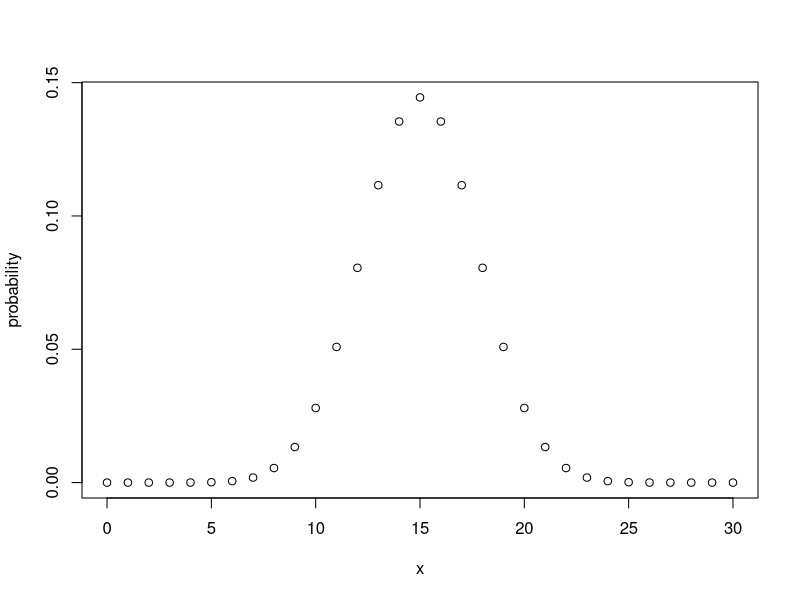
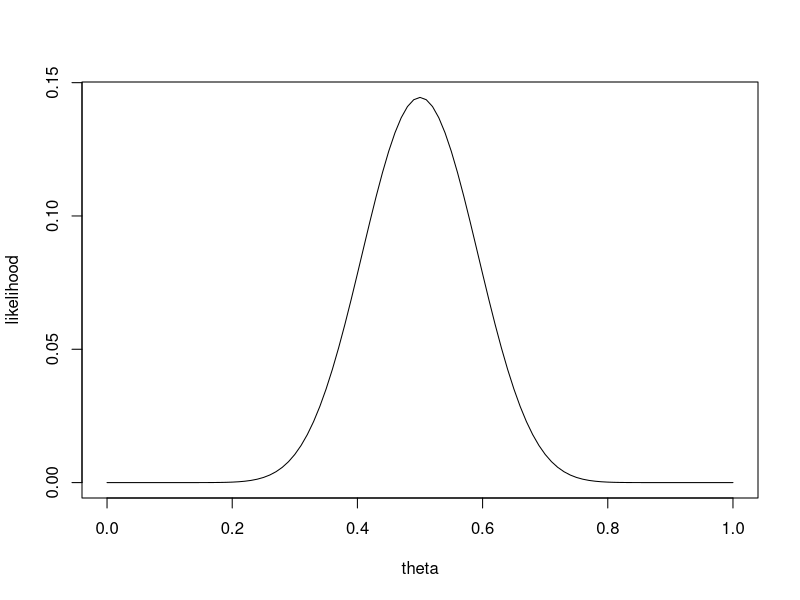
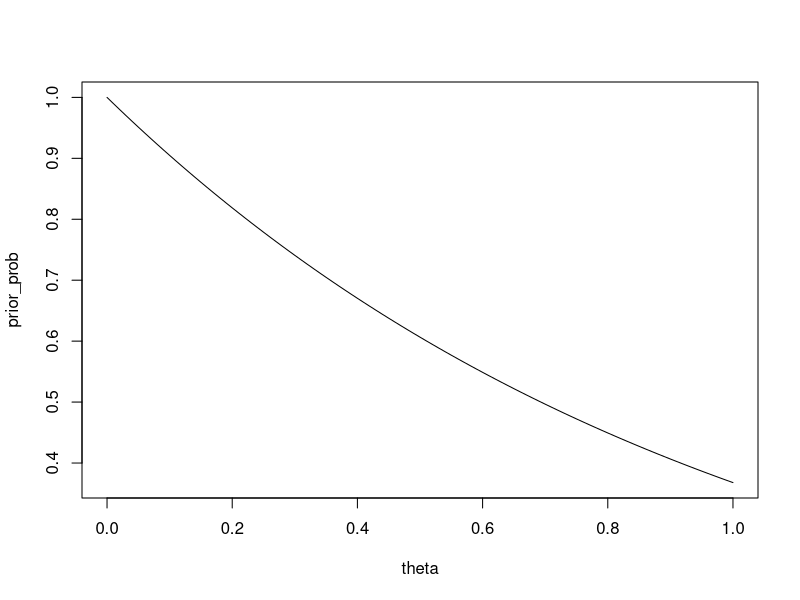
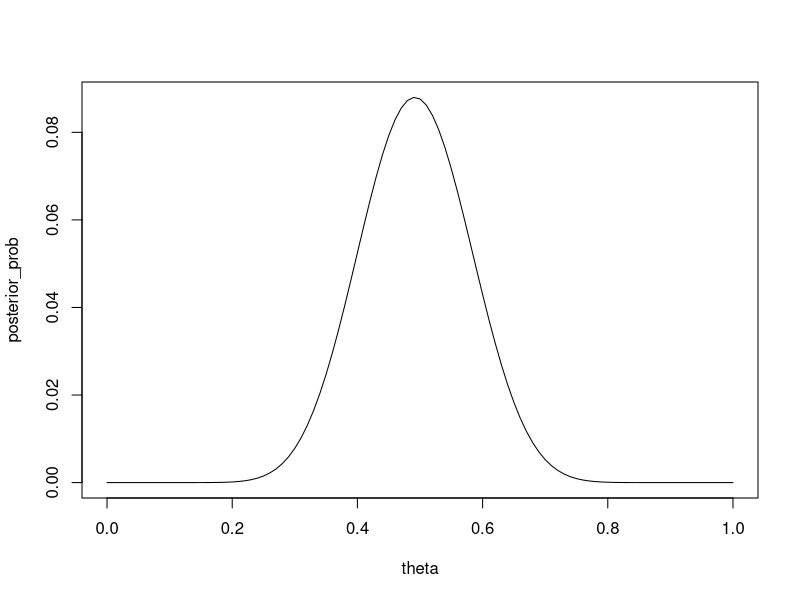

Write R code to recreate these figures, in order.
library(dplyr)
library(ggplot2)

binom = function(theta, N){
  return(function(x) {
    p = choose(N, x)*(theta^x)*(1-theta)^(N-x)
    return(p)
  })
}

p = c()
for (xn in 0:30) {
  p = c(p, binom(0.5, 30)(xn))
}
binom(0.5, 30)(10)
plot(0:30, p, xlab="x", ylab="probability")

likelihood = function(x, N){
  return(function(theta) {
    L = choose(N, x)*(theta^x)*(1-theta)^(N-x)
    return(L)
  })
}

likelihood(1,3)(2)
plot(likelihood(15,30), 0, 1, xlab="theta", ylab="likelihood")

prior_prob = function(theta) {
  #dunif(theta, 0,0.5)
  dexp(theta)
}
plot(prior_prob, 0, 1, xlab="theta")

posterior_prob = function(theta) {
  prior_prob(theta)*likelihood(15,30)(theta)
}

plot(posterior_prob, 0, 1, xlab = "theta")
